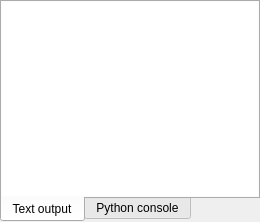
      <widget class="QWidget" name="main_console_tab">
       <attribute name="icon">
        <iconset resource="icons.qrc">
         <normaloff>:/Icons/icons/console.svg</normaloff>:/Icons/icons/console.svg</iconset>
       </attribute>
       <attribute name="title">
        <string>Console</string>
       </attribute>
       <layout class="QVBoxLayout" name="verticalLayout_22">
        <property name="leftMargin">
         <number>0</number>
        </property>
        <property name="topMargin">
         <number>0</number>
        </property>
        <property name="rightMargin">
         <number>0</number>
        </property>
        <property name="bottomMargin">
         <number>0</number>
        </property>
        <item>
         <widget class="QTabWidget" name="tabWidget_2">
          <property name="tabPosition">
           <enum>QTabWidget::South</enum>
          </property>
          <property name="currentIndex">
           <number>0</number>
          </property>
          <widget class="QWidget" name="tab_7">
           <attribute name="icon">
            <iconset resource="icons.qrc">
             <normaloff>:/Icons/icons/data.svg</normaloff>:/Icons/icons/data.svg</iconset>
           </attribute>
           <attribute name="title">
            <string>Text output</string>
           </attribute>
           <layout class="QVBoxLayout" name="verticalLayout_28">
            <property name="leftMargin">
             <number>0</number>
            </property>
            <property name="topMargin">
             <number>0</number>
            </property>
            <property name="rightMargin">
             <number>0</number>
            </property>
            <property name="bottomMargin">
             <number>0</number>
            </property>
            <item>
             <widget class="QPlainTextEdit" name="outputTextEdit">
              <property name="palette">
               <palette>
                <active>
                 <colorrole role="WindowText">
                  <brush brushstyle="SolidPattern">
                   <color alpha="255">
                    <red>0</red>
                    <green>0</green>
                    <blue>0</blue>
                   </color>
                  </brush>
                 </colorrole>
                 <colorrole role="Button">
                  <brush brushstyle="SolidPattern">
                   <color alpha="255">
                    <red>255</red>
                    <green>255</green>
                    <blue>255</blue>
                   </color>
                  </brush>
                 </colorrole>
                 <colorrole role="Midlight">
                  <brush brushstyle="SolidPattern">
                   <color alpha="255">
                    <red>255</red>
                    <green>255</green>
                    <blue>255</blue>
                   </color>
                  </brush>
                 </colorrole>
                 <colorrole role="Dark">
                  <brush brushstyle="SolidPattern">
                   <color alpha="255">
                    <red>127</red>
                    <green>127</green>
                    <blue>127</blue>
                   </color>
                  </brush>
                 </colorrole>
                 <colorrole role="Mid">
                  <brush brushstyle="SolidPattern">
                   <color alpha="255">
                    <red>170</red>
                    <green>170</green>
                    <blue>170</blue>
                   </color>
                  </brush>
                 </colorrole>
                 <colorrole role="Text">
                  <brush brushstyle="SolidPattern">
                   <color alpha="255">
                    <red>0</red>
                    <green>0</green>
                    <blue>0</blue>
                   </color>
                  </brush>
                 </colorrole>
                 <colorrole role="ButtonText">
                  <brush brushstyle="SolidPattern">
                   <color alpha="255">
                    <red>0</red>
                    <green>0</green>
                    <blue>0</blue>
                   </color>
                  </brush>
                 </colorrole>
                 <colorrole role="Window">
                  <brush brushstyle="SolidPattern">
                   <color alpha="255">
                    <red>255</red>
                    <green>255</green>
                    <blue>255</blue>
                   </color>
                  </brush>
                 </colorrole>
                 <colorrole role="AlternateBase">
                  <brush brushstyle="SolidPattern">
                   <color alpha="255">
                    <red>255</red>
                    <green>255</green>
                    <blue>255</blue>
                   </color>
                  </brush>
                 </colorrole>
                 <colorrole role="ToolTipBase">
                  <brush brushstyle="SolidPattern">
                   <color alpha="255">
                    <red>255</red>
                    <green>255</green>
                    <blue>220</blue>
                   </color>
                  </brush>
                 </colorrole>
                 <colorrole role="PlaceholderText">
                  <brush brushstyle="SolidPattern">
                   <color alpha="128">
                    <red>0</red>
                    <green>0</green>
                    <blue>0</blue>
                   </color>
                  </brush>
                 </colorrole>
                </active>
                <inactive>
                 <colorrole role="WindowText">
                  <brush brushstyle="SolidPattern">
                   <color alpha="255">
                    <red>0</red>
                    <green>0</green>
                    <blue>0</blue>
                   </color>
                  </brush>
                 </colorrole>
                 <colorrole role="Button">
                  <brush brushstyle="SolidPattern">
                   <color alpha="255">
                    <red>255</red>
                    <green>255</green>
                    <blue>255</blue>
                   </color>
                  </brush>
                 </colorrole>
                 <colorrole role="Midlight">
                  <brush brushstyle="SolidPattern">
                   <color alpha="255">
                    <red>255</red>
                    <green>255</green>
                    <blue>255</blue>
                   </color>
                  </brush>
                 </colorrole>
                 <colorrole role="Dark">
                  <brush brushstyle="SolidPattern">
                   <color alpha="255">
                    <red>127</red>
                    <green>127</green>
                    <blue>127</blue>
                   </color>
                  </brush>
                 </colorrole>
                 <colorrole role="Mid">
                  <brush brushstyle="SolidPattern">
                   <color alpha="255">
                    <red>170</red>
                    <green>170</green>
                    <blue>170</blue>
                   </color>
                  </brush>
                 </colorrole>
                 <colorrole role="Text">
                  <brush brushstyle="SolidPattern">
                   <color alpha="255">
                    <red>0</red>
                    <green>0</green>
                    <blue>0</blue>
                   </color>
                  </brush>
                 </colorrole>
                 <colorrole role="ButtonText">
                  <brush brushstyle="SolidPattern">
                   <color alpha="255">
                    <red>0</red>
                    <green>0</green>
                    <blue>0</blue>
                   </color>
                  </brush>
                 </colorrole>
                 <colorrole role="Window">
                  <brush brushstyle="SolidPattern">
                   <color alpha="255">
                    <red>255</red>
                    <green>255</green>
                    <blue>255</blue>
                   </color>
                  </brush>
                 </colorrole>
                 <colorrole role="AlternateBase">
                  <brush brushstyle="SolidPattern">
                   <color alpha="255">
                    <red>255</red>
                    <green>255</green>
                    <blue>255</blue>
                   </color>
                  </brush>
                 </colorrole>
                 <colorrole role="ToolTipBase">
                  <brush brushstyle="SolidPattern">
                   <color alpha="255">
                    <red>255</red>
                    <green>255</green>
                    <blue>220</blue>
                   </color>
                  </brush>
                 </colorrole>
                 <colorrole role="PlaceholderText">
                  <brush brushstyle="SolidPattern">
                   <color alpha="128">
                    <red>0</red>
                    <green>0</green>
                    <blue>0</blue>
                   </color>
                  </brush>
                 </colorrole>
                </inactive>
                <disabled>
                 <colorrole role="WindowText">
                  <brush brushstyle="SolidPattern">
                   <color alpha="255">
                    <red>127</red>
                    <green>127</green>
                    <blue>127</blue>
                   </color>
                  </brush>
                 </colorrole>
                 <colorrole role="Button">
                  <brush brushstyle="SolidPattern">
                   <color alpha="255">
                    <red>255</red>
                    <green>255</green>
                    <blue>255</blue>
                   </color>
                  </brush>
                 </colorrole>
                 <colorrole role="Midlight">
                  <brush brushstyle="SolidPattern">
                   <color alpha="255">
                    <red>255</red>
                    <green>255</green>
                    <blue>255</blue>
                   </color>
                  </brush>
                 </colorrole>
                 <colorrole role="Dark">
                  <brush brushstyle="SolidPattern">
                   <color alpha="255">
                    <red>127</red>
                    <green>127</green>
                    <blue>127</blue>
                   </color>
                  </brush>
                 </colorrole>
                 <colorrole role="Mid">
                  <brush brushstyle="SolidPattern">
                   <color alpha="255">
                    <red>170</red>
                    <green>170</green>
                    <blue>170</blue>
                   </color>
                  </brush>
                 </colorrole>
                 <colorrole role="Text">
                  <brush brushstyle="SolidPattern">
                   <color alpha="255">
                    <red>127</red>
                    <green>127</green>
                    <blue>127</blue>
                   </color>
                  </brush>
                 </colorrole>
                 <colorrole role="ButtonText">
                  <brush brushstyle="SolidPattern">
                   <color alpha="255">
                    <red>127</red>
                    <green>127</green>
                    <blue>127</blue>
                   </color>
                  </brush>
                 </colorrole>
                 <colorrole role="Window">
                  <brush brushstyle="SolidPattern">
                   <color alpha="255">
                    <red>255</red>
                    <green>255</green>
                    <blue>255</blue>
                   </color>
                  </brush>
                 </colorrole>
                 <colorrole role="AlternateBase">
                  <brush brushstyle="SolidPattern">
                   <color alpha="255">
                    <red>255</red>
                    <green>255</green>
                    <blue>255</blue>
                   </color>
                  </brush>
                 </colorrole>
                 <colorrole role="ToolTipBase">
                  <brush brushstyle="SolidPattern">
                   <color alpha="255">
                    <red>255</red>
                    <green>255</green>
                    <blue>220</blue>
                   </color>
                  </brush>
                 </colorrole>
                 <colorrole role="PlaceholderText">
                  <brush brushstyle="SolidPattern">
                   <color alpha="128">
                    <red>0</red>
                    <green>0</green>
                    <blue>0</blue>
                   </color>
                  </brush>
                 </colorrole>
                </disabled>
               </palette>
              </property>
              <property name="font">
               <font>
                <family>Cousine</family>
                <pointsize>9</pointsize>
               </font>
              </property>
              <property name="frameShape">
               <enum>QFrame::NoFrame</enum>
              </property>
              <property name="lineWrapMode">
               <enum>QPlainTextEdit::NoWrap</enum>
              </property>
              <property name="plainText">
               <string notr="true"/>
              </property>
              <property name="textInteractionFlags">
               <set>Qt::LinksAccessibleByMouse|Qt::TextEditable|Qt::TextEditorInteraction|Qt::TextSelectableByKeyboard|Qt::TextSelectableByMouse</set>
              </property>
             </widget>
            </item>
           </layout>
          </widget>
          <widget class="QWidget" name="pythonConsoleTab">
           <attribute name="icon">
            <iconset resource="icons.qrc">
             <normaloff>:/Icons/icons/console.svg</normaloff>:/Icons/icons/console.svg</iconset>
           </attribute>
           <attribute name="title">
            <string>Python console</string>
           </attribute>
           <layout class="QVBoxLayout" name="verticalLayout_33">
            <property name="leftMargin">
             <number>0</number>
            </property>
            <property name="topMargin">
             <number>0</number>
            </property>
            <property name="rightMargin">
             <number>0</number>
            </property>
            <property name="bottomMargin">
             <number>0</number>
            </property>
           </layout>
          </widget>
         </widget>
        </item>
       </layout>
      </widget>
